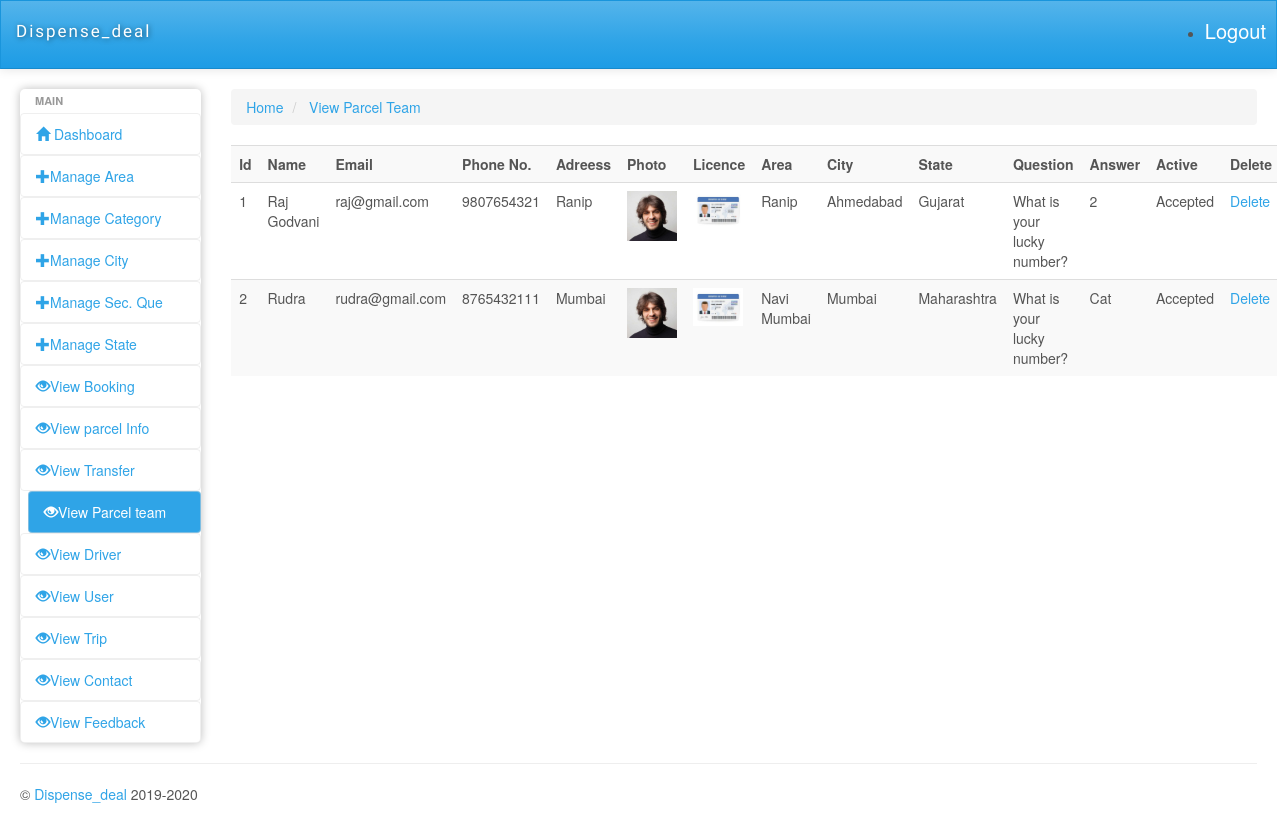
The page /admin/viewparcelteam.php on the database its author committed.
### tables this page shows
CREATE TABLE `parcel_registration` (
  `p_id` int(100) NOT NULL,
  `p_name` varchar(100) NOT NULL,
  `p_password` varchar(100) NOT NULL,
  `p_phone_no` varchar(100) NOT NULL,
  `p_email` varchar(100) NOT NULL,
  `p_photo` varchar(100) NOT NULL,
  `p_address` varchar(100) NOT NULL,
  `licence` varchar(100) NOT NULL,
  `area_id` int(100) NOT NULL,
  `city_id` int(100) NOT NULL,
  `state_id` int(100) NOT NULL,
  `p_seq_id` int(100) NOT NULL,
  `answer` varchar(100) NOT NULL,
  `Doi` date NOT NULL,
  `Dou` date DEFAULT NULL,
  `isactive` tinyint(1) NOT NULL,
  `isapprove` int(1) DEFAULT NULL
);

CREATE TABLE `area` (
  `area_id` int(11) NOT NULL,
  `city_id` int(11) NOT NULL,
  `state_id` int(11) NOT NULL,
  `aname` varchar(200) NOT NULL,
  `Doi` date NOT NULL,
  `Dou` date DEFAULT NULL,
  `isactive` tinyint(1) NOT NULL
);

CREATE TABLE `city` (
  `city_id` int(11) NOT NULL,
  `state_id` int(11) NOT NULL,
  `cname` varchar(200) NOT NULL,
  `Doi` date NOT NULL,
  `Dou` date DEFAULT NULL,
  `isactive` tinyint(1) NOT NULL
);

CREATE TABLE `state` (
  `state_id` int(11) NOT NULL,
  `sname` varchar(200) NOT NULL,
  `Doi` date NOT NULL,
  `Dou` date DEFAULT NULL,
  `isactive` tinyint(1) NOT NULL
);

CREATE TABLE `security_question` (
  `seq_id` int(11) NOT NULL,
  `questionn` varchar(50) NOT NULL,
  `Doi` date NOT NULL,
  `Dou` date DEFAULT NULL,
  `isactive` tinyint(1) NOT NULL
);

### admin/viewparcelteam.php (the view, shortened to what this page needs)
<?php
    require('dbconnect.php');
    $qry = "SELECT * FROM parcel_registration WHERE isactive=1";
    $rs = mysqli_query($conn,$qry);
?>
<?php require('header.php'); ?>
<div>
    <ul class="breadcrumb">
        <li>
            <a href="dashboard.php">Home</a>
        </li>
        <li>
            <a href="viewparcelteam.php">View Parcel Team</a>
        </li>
    </ul>
</div>
<div class="row">
    <div class="col-md-12">
        <div class="table-responsive">
            <table class="table table-striped">
                <tr>
                    <th>Id</th>
                    <th>Name</th>
                    <th>Email</th>
                    <th>Phone No.</th>
                    <th>Adreess</th>
                    <th>Photo</th>
                    <th>Licence</th>
                    <th>Area</th>
                    <th>City</th>
                    <th>State</th>
                    <th>Question</th>
                    <th>Answer</th>
                    <th>Active</th>
                    <th>Delete</th>
                </tr>
                <?php
                    if (mysqli_num_rows($rs)>0)
                    {
                        while ($row = mysqli_fetch_assoc($rs))
                        {
                            $qry1 = "SELECT * FROM parcel_registration WHERE isactive=1";
                            $rs1 = mysqli_query($conn,$qry1);
                            $row1 = mysqli_fetch_assoc($rs1);
                            $sid = $row['state_id'];
                            $qry2 = "SELECT * FROM `state` WHERE state_id=$sid";
                            $rs2 = mysqli_query($conn,$qry2);
                            $row2=mysqli_fetch_assoc($rs2);
                            $cid = $row['city_id'];
                            $qry3 = "SELECT * FROM city WHERE city_id=$cid";
                            $rs3 = mysqli_query($conn,$qry3);
                            $row3=mysqli_fetch_assoc($rs3);
                            $aid = $row['area_id'];
                            $qry4 = "SELECT * FROM area WHERE area_id=$aid";
                            $rs4 = mysqli_query($conn,$qry4);
                            $row4=mysqli_fetch_assoc($rs4);
                            $sqid = $row1['p_seq_id'];
                            $qry5 = "SELECT * FROM security_question WHERE seq_id=$sqid";
                            $rs5 = mysqli_query($conn,$qry5);
                            $row5=mysqli_fetch_assoc($rs5);
                ?>
                <tr>
                    <td><?php echo $row['p_id']; ?></td>
                    <td><?php echo $row['p_name']; ?></td>
                    <td><?php echo $row['p_email']; ?></td>
                    <td><?php echo $row['p_phone_no']; ?></td>
                    <td><?php echo $row['p_address']; ?></td>
                    <td><img src="../img/profile1/<?php echo $row['p_photo'];?>" width="50px" height="50px"></td>
                    <td><img src="../img/licence1/<?php echo $row['licence'];?>" width="50px" hight="50px"></td>
                    <td><?php echo $row4['aname']; ?></td>
                    <td><?php echo $row3['cname']; ?></td>
                    <td><?php echo $row2['sname']; ?></td>
                    <td><?php echo $row5['questionn']; ?></td>
                    <td><?php echo $row['answer']; ?></td>
                    <td><?php if($row['isapprove']==1){
                        echo ("Accepted");
                        }
                        else{
                            ?>
                           <a href="approveparcel.php?id=<?php echo $row['p_id'];?>">Approve</a>
                        <?php }?>
                        </td>
                    <td><a href="deleteparcelteam.php?id=<?php echo $row['p_id'];?>">Delete</a></td>
                </tr>
                <?php
                        }
                    }
                    else
                    {
                        echo "0 Row Found";
                    }
                ?>
            </table>
        </div>
    </div>
    <div class="col-lg-5 col-md-12 hidden-xs center-text">
        <ins class="adsbygoogle" style="display:inline-block;width:336px;height:280px" data-ad-client="ca-pub-5108790028230107" data-ad-slot="9467443105"></ins>
    </div>
</div>
</div>
</div>
<hr>
<?php require('footer.php'); ?>

### admin/css/style.css (style rules this page uses)
.center-text { text-align: center; }
@media only screen and (min-width: 980px) { a, button, input[type=submit], input[type=button], .product-img { -webkit-transition: .5s; -moz-transition: .5s; -ms-transition: .5s; -o-transition: .5s; transition: .5s; } }

### admin/bower_components/responsive-tables/responsive-tables.css (style rules this page uses)
table th { font-weight: bold; }
table td, table th { padding: 9px 10px; text-align: left; }

### rows shown on the page
parcel_registration: p_id "1", p_name "Raj Godvani", p_email "raj@gmail.com", p_phone_no "9807654321", p_address "Ranip", p_photo (picture), licence (picture), area.aname "Ranip", city.cname "Ahmedabad", state.sname "Gujarat", security_question.questionn "What is your lucky number?", answer "2", isapprove "Accepted"
parcel_registration: p_id "2", p_name "Rudra", p_email "rudra@gmail.com", p_phone_no "8765432111", p_address "Mumbai", p_photo (picture), licence (picture), area.aname "Navi Mumbai", city.cname "Mumbai", state.sname "Maharashtra", security_question.questionn "What is your lucky number?", answer "Cat", isapprove "Accepted"
